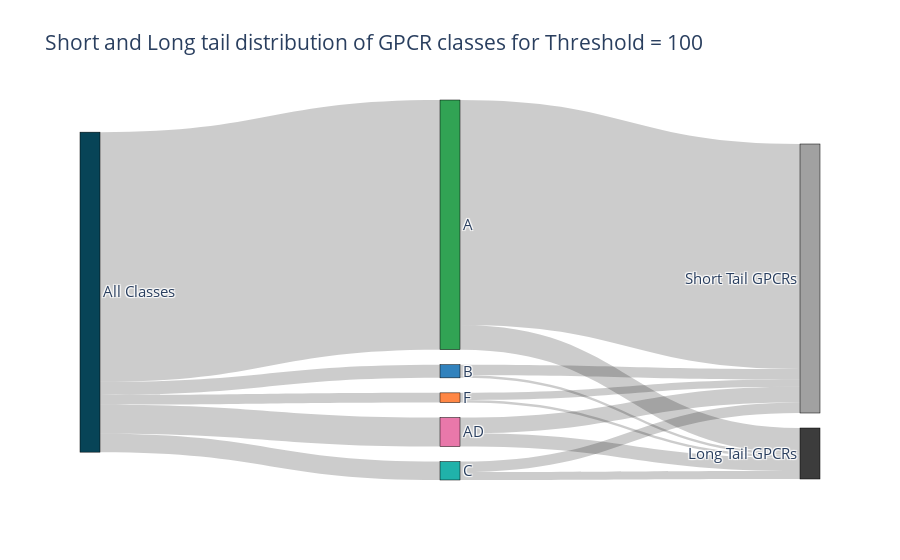
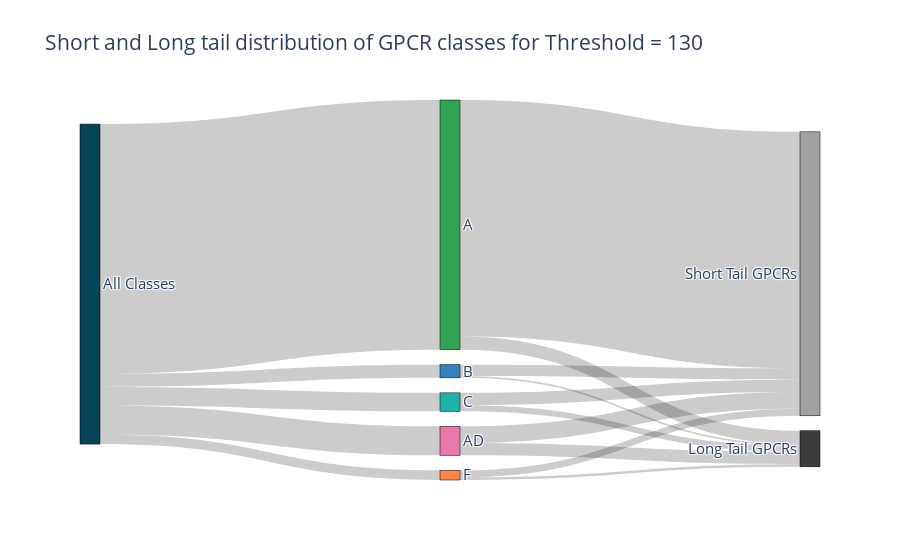
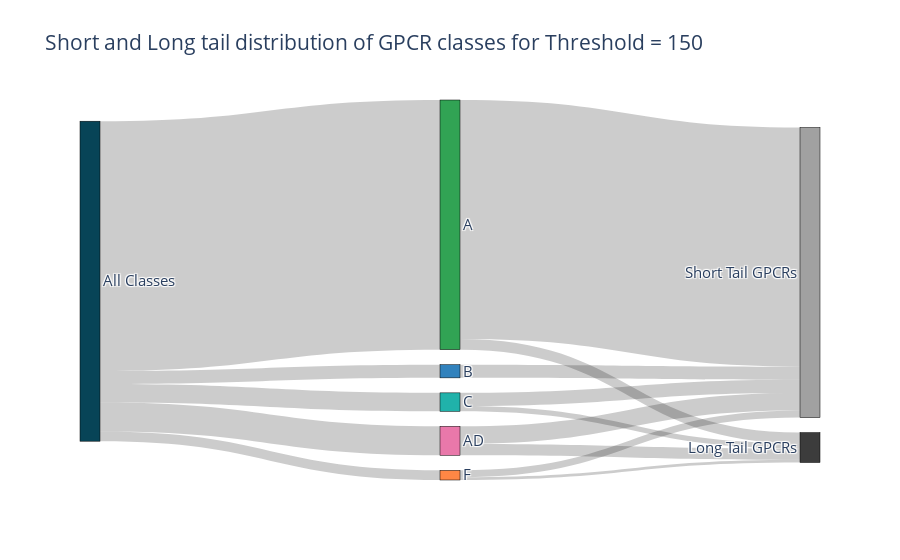
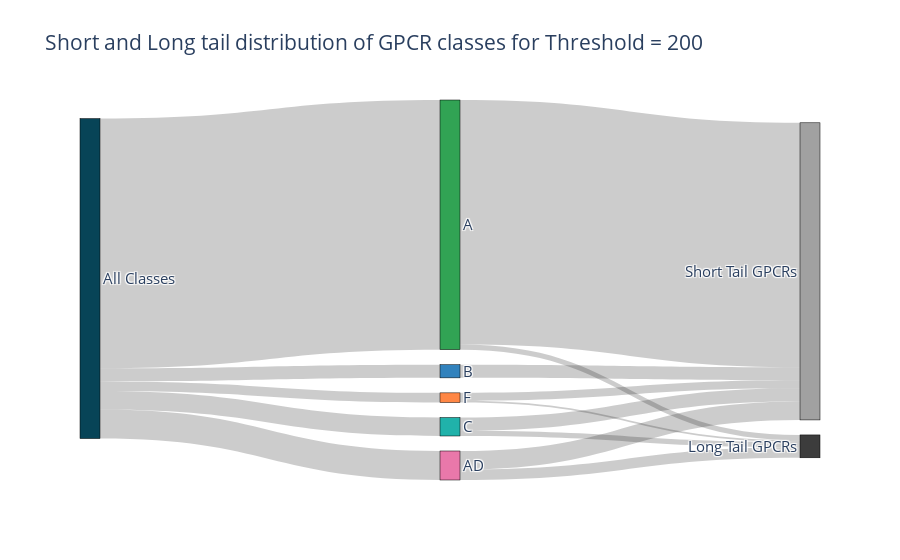

Write notebook code for charts like these, in order.
### Code cell
for thres in [100, 130, 150, 200]:
    fig = gpcr.plots.sankey_gpcr_classes(threshold = thres)

### Figure 1 — Plotly figure (JSON) as saved in the notebook; plotly's stock layout.template omitted (floating-point values rounded to 4 significant figures)
{"data": [{"link": {"source": [0, 0, 0, 0, 0, 1, 2, 3, 4, 5, 1, 2, 3, 4, 5], "target": [1, 2, 3, 4, 5, 6, 6, 6, 6, 6, 7, 7, 7, 7, 7], "value": [284, 15, 21, 11, 33, 256, 12, 12, 8, 18, 28, 3, 9, 3, 15]}, "node": {"color": ["#074457", "#31A354", "#3182BD", "#20B2AA", "#FF8745", "#E978AA", "#A1A1A1", "#3C3C3C"], "label": ["All Classes", "A", "B", "C", "F", "AD", "Short Tail GPCRs", "Long Tail GPCRs"], "line": {"color": "black", "width": 0.5}, "pad": 15, "thickness": 20}, "type": "sankey"}], "layout": {"font": {"size": 15}, "title": {"text": "Short and Long tail distribution of GPCR classes for Threshold = 100"}}}

### Figure 2 — Plotly figure (JSON) as saved in the notebook; plotly's stock layout.template omitted (floating-point values rounded to 4 significant figures)
{"data": [{"link": {"source": [0, 0, 0, 0, 0, 1, 2, 3, 4, 5, 1, 2, 3, 4, 5], "target": [1, 2, 3, 4, 5, 6, 6, 6, 6, 6, 7, 7, 7, 7, 7], "value": [284, 15, 21, 11, 33, 269, 13, 14, 8, 19, 15, 2, 7, 3, 14]}, "node": {"color": ["#074457", "#31A354", "#3182BD", "#20B2AA", "#FF8745", "#E978AA", "#A1A1A1", "#3C3C3C"], "label": ["All Classes", "A", "B", "C", "F", "AD", "Short Tail GPCRs", "Long Tail GPCRs"], "line": {"color": "black", "width": 0.5}, "pad": 15, "thickness": 20}, "type": "sankey"}], "layout": {"font": {"size": 15}, "title": {"text": "Short and Long tail distribution of GPCR classes for Threshold = 130"}}}

### Figure 3 — Plotly figure (JSON) as saved in the notebook; plotly's stock layout.template omitted (floating-point values rounded to 4 significant figures)
{"data": [{"link": {"source": [0, 0, 0, 0, 0, 1, 2, 3, 4, 5, 1, 2, 3, 4, 5], "target": [1, 2, 3, 4, 5, 6, 6, 6, 6, 6, 7, 7, 7, 7, 7], "value": [284, 15, 21, 11, 33, 272, 15, 15, 8, 20, 12, 0, 6, 3, 13]}, "node": {"color": ["#074457", "#31A354", "#3182BD", "#20B2AA", "#FF8745", "#E978AA", "#A1A1A1", "#3C3C3C"], "label": ["All Classes", "A", "B", "C", "F", "AD", "Short Tail GPCRs", "Long Tail GPCRs"], "line": {"color": "black", "width": 0.5}, "pad": 15, "thickness": 20}, "type": "sankey"}], "layout": {"font": {"size": 15}, "title": {"text": "Short and Long tail distribution of GPCR classes for Threshold = 150"}}}

### Figure 4 — Plotly figure (JSON) as saved in the notebook; plotly's stock layout.template omitted (floating-point values rounded to 4 significant figures)
{"data": [{"link": {"source": [0, 0, 0, 0, 0, 1, 2, 3, 4, 5, 1, 2, 3, 4, 5], "target": [1, 2, 3, 4, 5, 6, 6, 6, 6, 6, 7, 7, 7, 7, 7], "value": [284, 15, 21, 11, 33, 278, 15, 15, 9, 21, 6, 0, 6, 2, 12]}, "node": {"color": ["#074457", "#31A354", "#3182BD", "#20B2AA", "#FF8745", "#E978AA", "#A1A1A1", "#3C3C3C"], "label": ["All Classes", "A", "B", "C", "F", "AD", "Short Tail GPCRs", "Long Tail GPCRs"], "line": {"color": "black", "width": 0.5}, "pad": 15, "thickness": 20}, "type": "sankey"}], "layout": {"font": {"size": 15}, "title": {"text": "Short and Long tail distribution of GPCR classes for Threshold = 200"}}}
